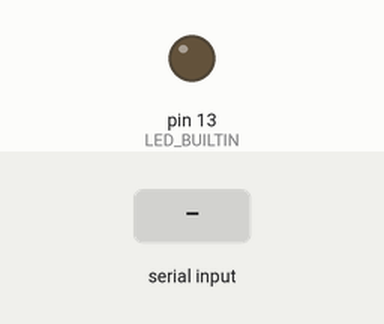
Simulated run of this sketch. Board: Arduino Uno, built with avr-gcc and run on an emulated ATmega328P. Shown: output pins drawn as LEDs (lit = HIGH). Dashed ring = blinking. The inputs (shaded band) are chosen by the test bench. What the sketch prints to the serial monitor is not drawn.

Above: at 1.2 s.
1.3 s: byte 30 received over Serial
At 2.55 s:
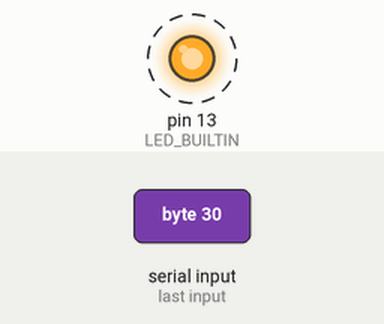
4.3 s: byte 90 received over Serial
7.3 s: byte 120 received over Serial
Timing chart, 0 to 16.3 s (numbered marks = the images above; inputs shaded):
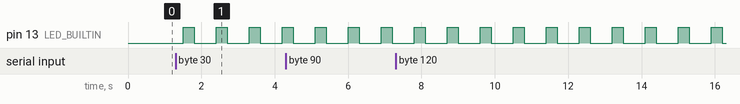

The sketch:

commTest.ino
```cpp
void setup() {
  Serial.begin(9600);
  Serial.print("Begin");
  pinMode(LED_BUILTIN, OUTPUT);
}
char inChar;
bool isInput;
void loop() {
  if (Serial.available())
  {
    inChar = Serial.read();
  }
  if (inChar != NULL){
    digitalWrite(LED_BUILTIN, HIGH);   // turn the LED on (HIGH is the voltage level)
    delay(300);                       // wait for a second
    digitalWrite(LED_BUILTIN, LOW);    // turn the LED off by making the voltage LOW
    delay(300);                       // wait for a second
  }
  Serial.print(inChar);
  delay(300);
}
```

Measured:
- after the input at 1.3 s, pin 13 (LED_BUILTIN): alternates HIGH for 0.30 s and LOW for 0.60 s, starting after 0.20 s
